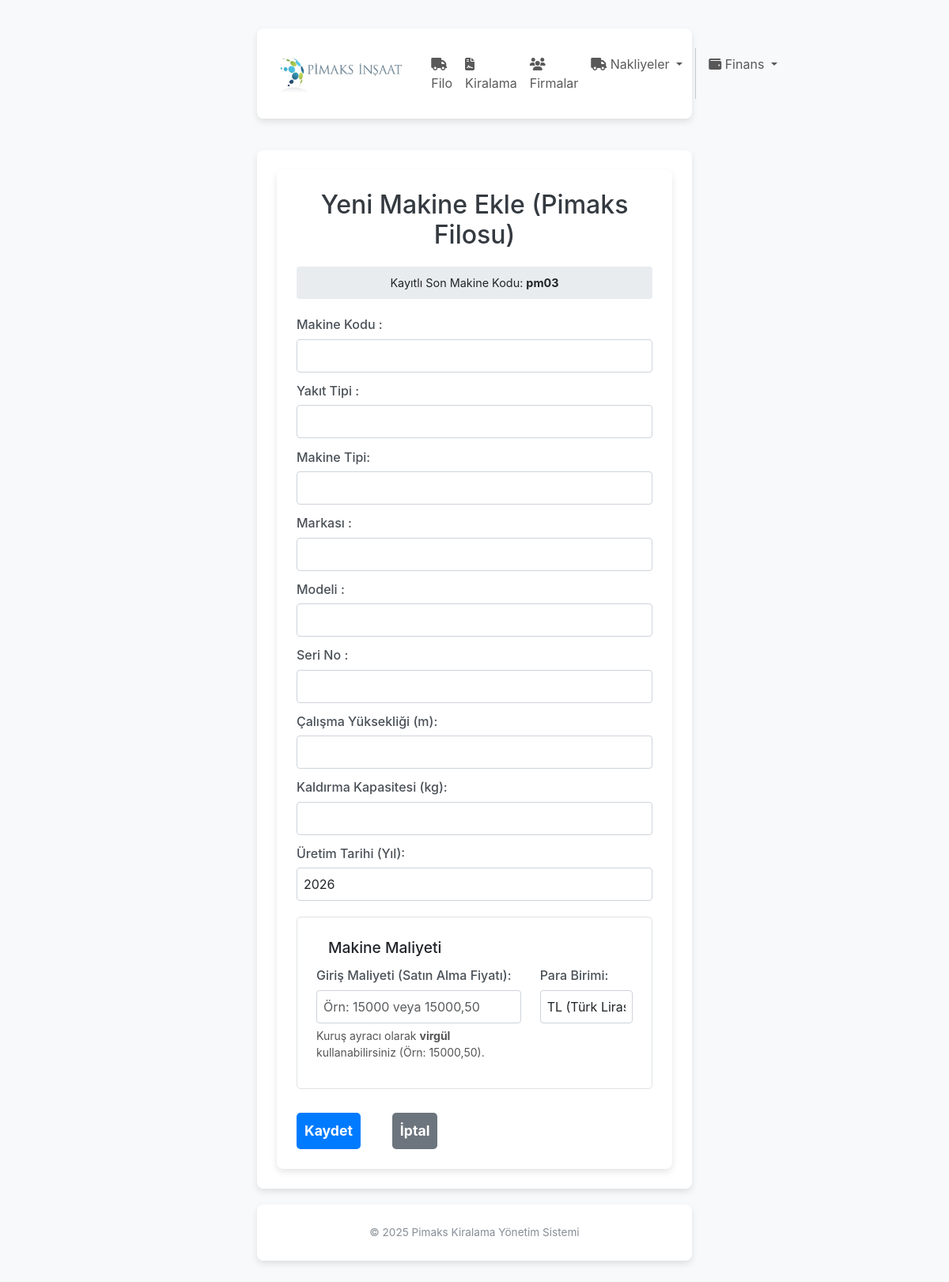
The app's page /filo/ekle, older data.
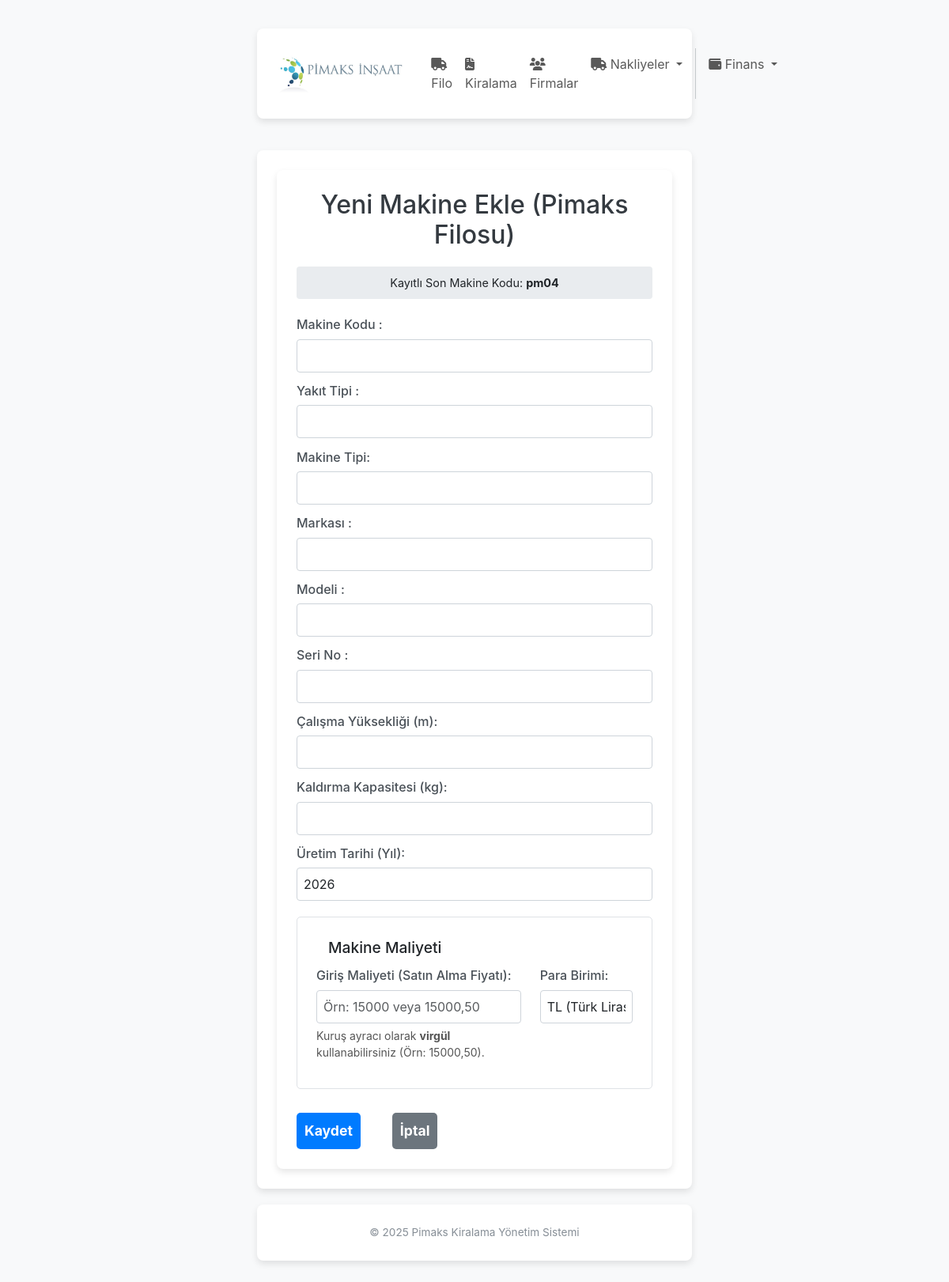
The same page, newer data.
### app/filo/models.py (models this page shows, shortened)
class Ekipman(db.Model):
    __tablename__ = 'ekipman'
    id = db.Column(db.Integer, primary_key=True)
    kod = db.Column(db.String(100), unique=True, nullable=False, index=True)
    yakit = db.Column(db.String(50), nullable=False, default='')
    tipi = db.Column(db.String(100), nullable=False, default='')
    marka = db.Column(db.String(100), nullable=False)
    model = db.Column(db.String(100), nullable=True, default='')
    seri_no = db.Column(db.String(100), nullable=False, index=True)
    calisma_yuksekligi = db.Column(db.Integer, nullable=False)
    kaldirma_kapasitesi = db.Column(db.Integer, nullable=False)
    uretim_tarihi = db.Column(db.String(100), nullable=False)
    calisma_durumu = db.Column(db.String(50), nullable=False, default='bosta')
    giris_maliyeti = db.Column(db.String(50), nullable=True, default='0')
    para_birimi = db.Column(db.String(3), nullable=False, default='TRY')
    is_active = db.Column(db.Boolean, default=True, nullable=False)
    firma_tedarikci_id = db.Column(db.Integer, db.ForeignKey('firma.id'), nullable=True)
    firma_tedarikci = db.relationship('Firma', back_populates='tedarik_edilen_ekipmanlar', foreign_keys=[firma_tedarikci_id])
    kiralama_kalemleri = db.relationship(
        'KiralamaKalemi',
        back_populates='ekipman',
        foreign_keys='KiralamaKalemi.ekipman_id',
        cascade="all, delete-orphan"
    )
    bakim_kayitlari = db.relationship('BakimKaydi', back_populates='ekipman', cascade="all, delete-orphan")
    __table_args__ = (db.UniqueConstraint('firma_tedarikci_id', 'seri_no', name='_tedarikci_seri_no_uc'),)
    swap_cikis_kayitlari = db.relationship('MakineDegisim', foreign_keys='MakineDegisim.eski_ekipman_id', backref='eski_ekipman', lazy='dynamic')
    swap_giris_kayitlari = db.relationship('MakineDegisim', foreign_keys='MakineDegisim.yeni_ekipman_id', backref='yeni_ekipman', lazy='dynamic')

### app/filo/routes.py (the view, shortened to what this page needs)
@filo_bp.route('/ekle', methods=['GET', 'POST'])
def ekle():
    form = EkipmanForm()
    try:
        son_ekipman = Ekipman.query.filter(
            Ekipman.firma_tedarikci_id.is_(None)
        ).order_by(Ekipman.kod.desc()).first()
        son_kod = son_ekipman.kod if son_ekipman else 'Henüz kayıt yok'
    except:
        son_kod = '...'
    return render_template('filo/ekle.html', form=form, son_kod=son_kod)

### app/filo/forms.py
class EkipmanForm(FlaskForm):
    kod = StringField('Makine Kodu', validators=[InputRequired()])
    yakit = StringField('Yakıt Türü', validators=[InputRequired()])
    tipi = StringField('Makine Tipi', validators=[InputRequired()])
    marka = StringField('Makine Markası', validators=[InputRequired()])
    model = StringField('Makine Modeli', validators=[InputRequired()])
    seri_no = StringField('Makine Seri No', validators=[InputRequired()])
    calisma_yuksekligi = StringField('Çalışma Yüksekliği (m)', validators=[InputRequired()])
    kaldirma_kapasitesi = StringField('Kaldırma Kapasitesi (kg)', validators=[InputRequired()])
    uretim_tarihi = StringField('Üretim Tarihi (Yıl)', validators=[InputRequired()])
    giris_maliyeti = StringField('Giriş Maliyeti (Satın Alma)', validators=[Optional(), validate_currency])
    para_birimi = SelectField(
        'Para Birimi',
        choices=[('TRY', 'TL (Türk Lirası)'), ('USD', 'USD (Amerikan Doları)'), ('EUR', 'EUR (Euro)')],
        default='TRY',
        validators=[InputRequired()]
    )
    submit = SubmitField('Kaydet')

### app/templates/filo/ekle.html (shortened to what this page needs)
{% extends "base.html" %}
{% block content %}
<div class="container">
    <h2>Yeni Makine Ekle (Pimaks Filosu)</h2>
    <form action="" method="POST" novalidate>
        <div class="form-info">
            Kayıtlı Son Makine Kodu: <strong>{{ son_kod }}</strong>
        </div>
        <div class="form-group">
            {{ form.kod.label(text="Makine Kodu :") }}
            {{ form.kod(class="form-control") }}
        </div>
        <div class="form-group">
             {{ form.yakit.label(text="Yakıt Tipi :") }}
             {{ form.yakit(id="yakit", class="form-control", list="yakit-listesi") }}
        </div>
        <div class="form-group">
             {{ form.tipi.label(text="Makine Tipi:") }}
             {{ form.tipi(id="tipi", class="form-control", list="tip-listesi") }}
        </div>
         <div class="form-group">
             {{ form.marka.label(text="Markası :") }}
             {{ form.marka(id="marka", class="form-control", list="marka-listesi") }}
        </div>
        <div class="form-group">
             {{ form.model.label(text="Modeli :") }}
             {{ form.model(id="model", class="form-control") }}
        </div>
       <div class="form-group">
            {{ form.seri_no.label(text="Seri No :") }}
            {{ form.seri_no(id="seri_no", class="form-control") }}
        </div>
        <div class="form-group">
            {{ form.calisma_yuksekligi.label(text="Çalışma Yüksekliği (m):") }}
            {{ form.calisma_yuksekligi(id="calisma_yuksekligi", class="form-control", type="number", step="1") }}
        </div>
        <div class="form-group">
            {{ form.kaldirma_kapasitesi.label(text="Kaldırma Kapasitesi (kg):") }}
            {{ form.kaldirma_kapasitesi(id="kaldirma_kapasitesi", class="form-control", type="number") }}
        </div>
        <div class="form-group">
            {{ form.uretim_tarihi.label(text="Üretim Tarihi (Yıl):") }}
            {{ form.uretim_tarihi(id="uretim_tarihi", class="form-control", type="number", step="1", min="1990") }}
        </div>
        <fieldset class="form-group" style="border: 1px solid #dee2e6; padding: 1.5rem; margin-top: 20px; border-radius: 5px;">
            <legend style="font-size: 1.2em; font-weight: 500; width: auto; padding: 0 10px; margin-left: 5px;">Makine Maliyeti</legend>
            <div class="row">
                <div class="col-md-8 form-group">
                    {{ form.giris_maliyeti.label(text="Giriş Maliyeti (Satın Alma Fiyatı):") }}
                    {{ form.giris_maliyeti(class="form-control", placeholder="Örn: 15000 veya 15000,50", id="giris_maliyeti", autocomplete="off") }}
                    <small style="color: #555; margin-top: 5px; display: block;">
                        Kuruş ayracı olarak <strong>virgül</strong> kullanabilirsiniz (Örn: 15000,50).
                    </small>
                </div>
                <div class="col-md-4 form-group">
                    {{ form.para_birimi.label(text="Para Birimi:") }}
                    {{ form.para_birimi(class="form-control") }}
                </div>
            </div>
        </fieldset>
        <div class="butonlar">
         {{ form.submit(class="buton", value="Kaydet") }}
         <a href="{{ url_for(request.args.get('next', 'filo.index')) }}" class="buton iptal">İptal</a>
         </div>
    </form>
</div>
{% endblock %}

Row changes from the older to the newer data that the page shows:
no longer on this page (row edited): Ekipman: kod "pm03"
now on this page (row edited): Ekipman: kod "pm04"
